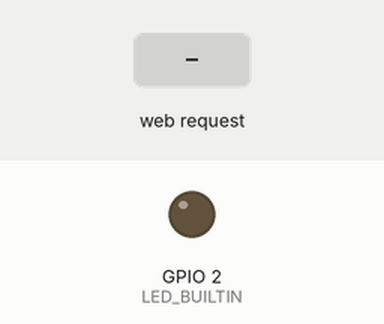
Recording of a program running on a simulated ESP32. Shown: output pins drawn as LEDs (lit = HIGH). The inputs (shaded band) are chosen by the test bench. WiFi joins after 1.5 s; servers stay silent unless stated; storage starts empty; what the program prints to the serial monitor is not drawn.

Above: at 4.2 s.
4.3 s: HTTP request GET /on received
At 4.7 s:
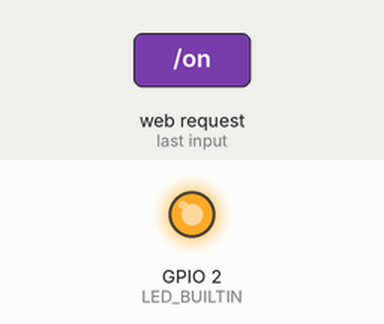
5.8 s: HTTP request GET /off received
At 7.1 s:
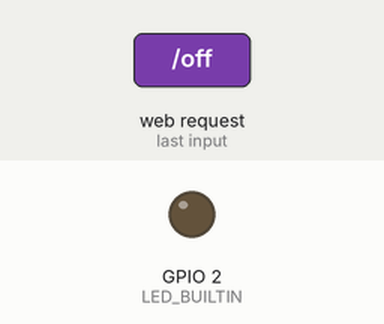
Timing chart, 0 to 8.8 s (numbered marks = the images above; inputs shaded):
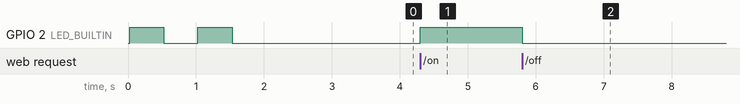

The program:

main.cpp
```cpp
#include <Arduino.h>
#include <ESPmDNS.h>
#include <FS.h>
#include <SPIFFS.h>
#include <WebServer.h>
#include <WiFi.h>

#include "config.h"
#include "handlers.h"

void connectToWiFi() {
  Serial.print("\nConnecting to WiFi ");
  WiFi.begin(ssid, password);

  // Blink the LED while connecting to WiFi
  while (WiFi.status() != WL_CONNECTED) {
    digitalWrite(LED_BUILTIN, !digitalRead(LED_BUILTIN));  // Blink LED
    delay(500);
    Serial.print(".");
  }

  // Print the IP address once connected
  Serial.print(" OK\n");
  Serial.println("IP address: " + WiFi.localIP().toString());
  Serial.println("Hostname: " + String(hostname));

  // Initialize mDNS
  if (!MDNS.begin(hostname)) {
    Serial.println("Error setting up MDNS responder!");
    return;
  }
  Serial.println("mDNS responder started: open http://" + String(hostname) +
                 ".local to see the website");
}

void setup() {
  // Initialize the LED pin as an output
  pinMode(LED_BUILTIN, OUTPUT);
  digitalWrite(LED_BUILTIN, ledState);

  // Start the serial communication
  Serial.begin(115200);

  // Initialize SPIFFS
  if (!SPIFFS.begin(true)) {
    Serial.println("\nAn error has occurred while mounting SPIFFS");
    return;
  }
  Serial.println("\nSPIFFS mounted successfully");

  // List all files in SPIFFS for debugging
  File root = SPIFFS.open("/");
  File file = root.openNextFile();
  while (file) {
    Serial.print("FILE: ");
    Serial.println(file.name());
    file = root.openNextFile();
  }

  // Set hostname
  WiFi.setHostname(hostname);

  // Connect to WiFi
  connectToWiFi();

  // Define the URL endpoints and the handler functions
  server.on("/", handleRoot);
  server.on("/on", handleOn);
  server.on("/off", handleOff);
  server.on("/LEDstatus", handleLEDStatus);
  server.on("/style.css", handleStyle);
  server.on("/script.js", handleScript);

  // Start the web server
  server.begin();
  Serial.println("\nHTTP server started");
}

void loop() {
  // Set LED to the value from the previous state
  digitalWrite(LED_BUILTIN, ledState);

  // Handle client requests
  server.handleClient();

  // Reconnect to WiFi if disconnected
  if (WiFi.status() != WL_CONNECTED) {
    Serial.println("WiFi connection lost. Reconnecting...");
    connectToWiFi();
  }
}
```

handlers.cpp
```cpp
#include "handlers.h"

#include <Arduino.h>
#include <FS.h>
#include <SPIFFS.h>
#include <WebServer.h>

#include "config.h"

// Function to handle the root URL "/"
void handleRoot() {
  // Open the HTML file from SPIFFS
  File file = SPIFFS.open("/index.html", "r");
  if (!file) {
    Serial.println("Failed to open file");
    server.send(500, "text/plain", "Failed to open file");
    return;
  }

  // Read the file content
  String html = file.readString();
  file.close();

  // Replace placeholders with actual values
  html.replace("{{IP}}", WiFi.localIP().toString());
  html.replace("{{hostname}}", hostname);
  html.replace("{{LED_STATUS}}", ledState ? "ON" : "OFF");

  // Send the HTML content with a 200 OK status
  server.send(200, "text/html", html);
  Serial.println("Client handled");
}

// Function to handle the "/on" URL
void handleOn() {
  ledState = HIGH;
  digitalWrite(LED_BUILTIN, ledState);
  server.send(200, "text/plain", "LED is ON");
  Serial.println("LED turned ON");
}

// Function to handle the "/off" URL
void handleOff() {
  ledState = LOW;
  digitalWrite(LED_BUILTIN, ledState);
  server.send(200, "text/plain", "LED is OFF");
  Serial.println("LED turned OFF");
}

// Function to handle the "/LEDstatus" URL
void handleLEDStatus() {
  server.send(200, "text/plain", ledState ? "ON" : "OFF");
}

// Function to handle the "/style.css" URL
void handleStyle() {
  // Open the CSS file from SPIFFS
  File file = SPIFFS.open("/style.css", "r");
  if (!file) {
    Serial.println("Failed to open file");
    server.send(500, "text/plain", "Failed to open file");
    return;
  }

  // Read the file content
  String css = file.readString();
  file.close();

  // Send the CSS content with a 200 OK status
  server.send(200, "text/css", css);
}

// Function to handle the "/script.js" URL
void handleScript() {
  // Open the JavaScript file from SPIFFS
  File file = SPIFFS.open("/script.js", "r");
  if (!file) {
    Serial.println("Failed to open file");
    server.send(500, "text/plain", "Failed to open file");
    return;
  }

  // Read the file content
  String js = file.readString();
  file.close();

  // Send the JavaScript content with a 200 OK status
  server.send(200, "application/javascript", js);
}
```

handlers.h
```cpp
#ifndef HANDLERS_H
#define HANDLERS_H

#include <WebServer.h>

extern WebServer server;
extern bool ledState;

void handleRoot();
void handleOn();
void handleOff();
void handleLEDStatus();
void handleStyle();
void handleScript();

#endif  // HANDLERS_H
```

config.cpp
```cpp
#include "config.h"

// WiFi credentials
const char *ssid = "your_ssid";
const char *password = "your_password";

// Hostname
const char *hostname = "esp32";

// Web server object
WebServer server(80);

// Built-in LED pin
const int LED_BUILTIN = 2;
bool ledState = LOW;
```

config.h
```cpp
#ifndef CONFIG_H
#define CONFIG_H

#include <WebServer.h>

// WiFi credentials
extern const char *ssid;
extern const char *password;

// Hostname
extern const char *hostname;

// Web server object
extern WebServer server;

// Built-in LED pin
extern const int LED_BUILTIN;
extern bool ledState;

#endif  // CONFIG_H
```

Measured:
- after the input at 4.3 s, GPIO 2 (LED_BUILTIN): LOW → HIGH at once
- after the input at 5.8 s, GPIO 2 (LED_BUILTIN): HIGH → LOW at once
